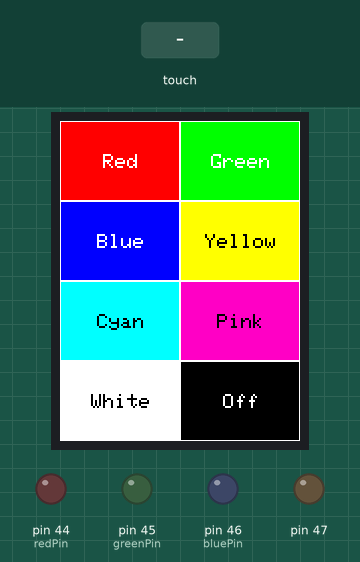
This sketch was run on a simulated Arduino Mega 2560, built with avr-gcc and run on an emulated ATmega2560. On the bench: 240×320 colour display, output pins drawn as LEDs (lit = HIGH). Inputs (shaded band) come from the test bench. What the sketch prints to the serial monitor is not drawn.

Above: at 1.5 s.
1.6 s: touch panel pressed at 13 % / 10 % of its raw x / y range
At 2.1 s:
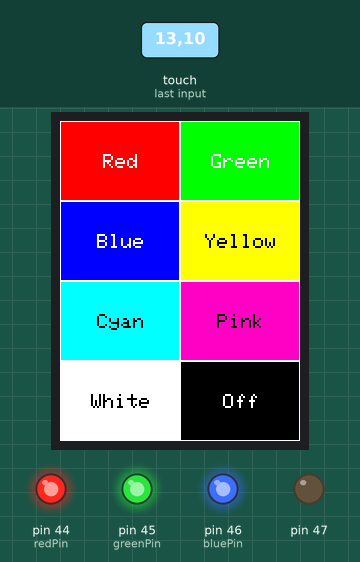
3.1 s: touch panel pressed at 13 % / 30 % of its raw x / y range
At 4.3 s:
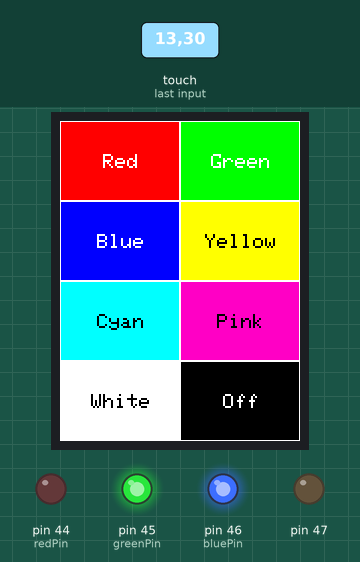
4.6 s: touch panel pressed at 62 % / 30 % of its raw x / y range
At 5.6 s:
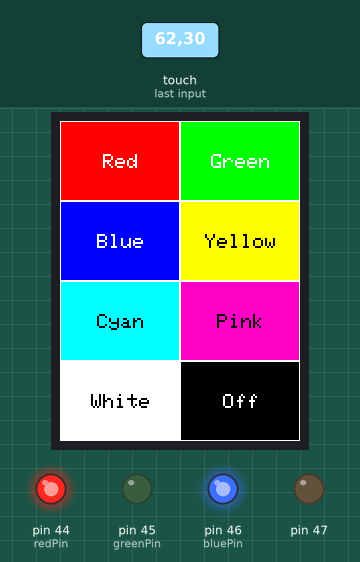
6.1 s: touch panel pressed at 13 % / 70 % of its raw x / y range
At 6.7 s:
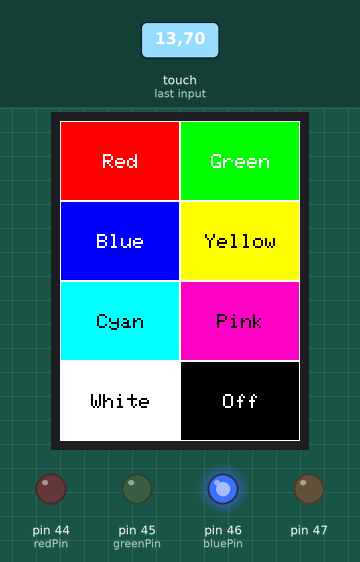
7.6 s: touch panel pressed at 62 % / 70 % of its raw x / y range
At 7.9 s:
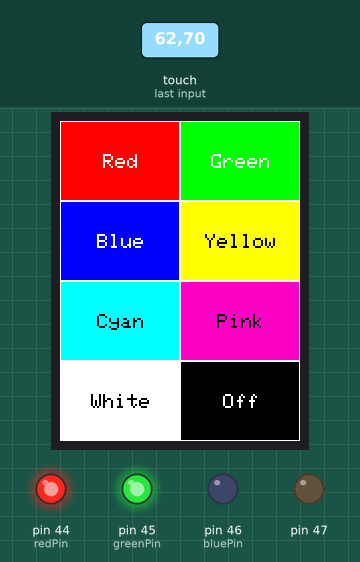
9.1 s: touch panel pressed at 13 % / 90 % of its raw x / y range
At 10.2 s:
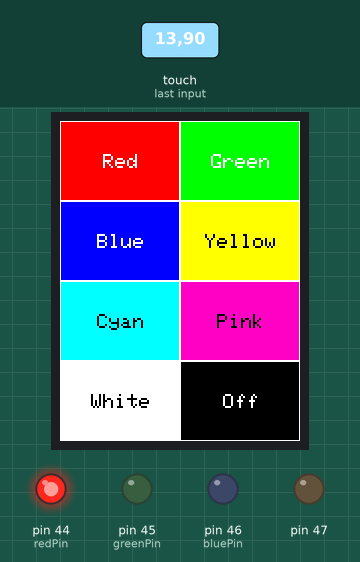
Timing chart, 0 to 11.6 s (numbered marks = the images above; inputs shaded):
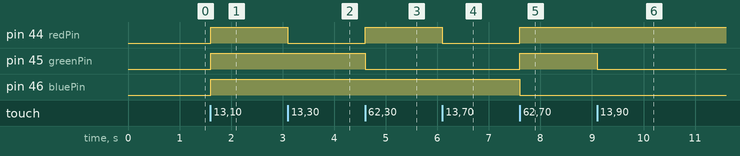

Measured:
- after the input at 1.6 s, pin 44 (redPin), pin 45 (greenPin), pin 46 (bluePin): LOW → HIGH at once
- after the input at 3.1 s, pin 44 (redPin): HIGH → LOW at once
- after the input at 4.6 s, pin 44 (redPin): LOW → HIGH at once; pin 45 (greenPin): HIGH → LOW at once
- after the input at 6.1 s, pin 44 (redPin): HIGH → LOW at once
- after the input at 7.6 s, pin 44 (redPin), pin 45 (greenPin): LOW → HIGH at once; pin 46 (bluePin): HIGH → LOW at once
- after the input at 9.1 s, pin 45 (greenPin): HIGH → LOW at once

The sketch:

TouchScreen_Thing.ino
```cpp
#include <Elegoo_GFX.h>                   // Core graphics library
#include <Elegoo_TFTLCD.h>                // Hardware-specific library
#include <TouchScreen.h>                  // Touch Support

#define TS_MINX 920
#define TS_MINY 120
#define TS_MAXX 150
#define TS_MAXY 940
#define YP A3                             // must be an analog pin, use "An" notation!
#define XM A2                             // must be an analog pin, use "An" notation!
#define YM 9                              // can be a digital pin
#define XP 8                              // can be a digital pin

TouchScreen ts = TouchScreen(XP, YP, XM, YM, 300);

// macros for color (16 bit)
#define BLACK   0x0000
#define BLUE    0x001F
#define RED     0xF800
#define GREEN   0x07E0
#define CYAN    0x07FF
#define MAGENTA 0xF81F
#define YELLOW  0xFFE0
#define WHITE   0xFFFFFF
#define PINK    0xf818

#define LCD_CS A3                         // Chip Select goes to Analog 3
#define LCD_CD A2                         // Command/Data goes to Analog 2
#define LCD_WR A1                         // LCD Write goes to Analog 1
#define LCD_RD A0                         // LCD Read goes to Analog 0
#define LCD_RESET A4                      // Can alternately just connect to Arduino's reset pin

Elegoo_TFTLCD tft(LCD_CS, LCD_CD, LCD_WR, LCD_RD, LCD_RESET);

int redPin = 44;
int greenPin = 45;
int bluePin =  46;

int colorblue[3] = {0,0,255};
int colorgreen[3] = {0, 255, 0};
int colorred[3] = {255, 0, 0};
int coloryellow[3] = {255, 255, 0};
int colorcyan[3] = {0, 255, 255};
int colorpink[3] = {255, 0, 255};
int colorwhite[3] = {255,255,255};
int coloroff[3] = {0, 0, 0};

class Rectangle {
  public:
    String colorName;
    int startx;
    int starty;
    int overx;
    int overy;
    int fillColor;
    int textColor;

  void touchCheck() {
    TSPoint p = ts.getPoint();
    if (p.x > startx && p.x < startx+overx && p.y > starty && p.y < starty+overy){
      return true;
    } else {
      return false;
    }
  }

  Rectangle(String f, int a, int b, int c, int d, int e, int g = WHITE) {
    colorName = f;
    startx = a;
    starty = b;
    overx = c;
    overy = d;
    fillColor = e;
    textColor = g;
    tft.fillRect(startx, starty, overx, overy, fillColor);
    tft.drawRect(startx, starty, overx, overy, WHITE);
    tft.setTextSize(2);
    tft.setTextColor(textColor);
    int pixelWidth=colorName.length()*6-1;
    Serial.println(pixelWidth);
    tft.setCursor((overx+2*startx)/2 - pixelWidth, (overy+2*starty)/2 - 7);
    tft.println(colorName);
  }
};
void setup() {
  pinMode(44, OUTPUT);
  pinMode(45, OUTPUT);
  pinMode(46, OUTPUT);
  pinMode(47, OUTPUT);
  Serial.begin(9600);
  tft.reset();                            // Reset LCD
  tft.begin(0x9341);                      // Initialise LCD
  tft.fillScreen(BLACK);                  // Black Background
  Rectangle red("Red",0,0,120,80, RED);        // Upper GREEN Rectange
  Rectangle green("Green",120 ,0 , 120, 80, GREEN);
  Rectangle blue("Blue", 0, 80, 120, 80, BLUE);
  Rectangle yellow("Yellow", 120, 80, 120, 80, YELLOW, BLACK);
  Rectangle cyan("Cyan", 0, 160, 120, 80, CYAN, BLACK);
  Rectangle pink("Pink", 120, 160, 120, 80, PINK, BLACK);
  Rectangle white("White", 0, 240, 120, 80, WHITE, BLACK);
  Rectangle off("Off", 120, 240, 120, 80, BLACK);
}

void setcolor(int color[3]) {
  analogWrite(redPin, color[0]);
  analogWrite(greenPin, color[1]);
  analogWrite(bluePin, color[2]);
}


int redCord[4] = {0, 0, 120, 80};
int greenCord[4]= {120, 0, 120, 80};
int blueCord[4] = {0, 80, 120, 80};
int yellowCord[4] = {120, 80, 120, 80};
int cyanCord[4] = {0, 160, 120, 80};
int pinkCord[4] = {120, 160, 120, 80};
int whiteCord[4] = {0, 240, 120, 80};
int offCord[4] = {120, 240, 120, 80};

void loop() {
  TSPoint p = ts.getPoint();
  if (p.z > 10 && p.z < 1000)             // Check touch validity
  {
    p.x = map(p.x, TS_MINX, TS_MAXX, tft.width(), 0);
    p.y = map(p.y, TS_MINY, TS_MAXY, tft.height(), 0);
    if (p.x > 0 && p.x < 240)
    {
      if (p.x > redCord[0] && p.x < redCord[0]+redCord[2] && p.y> redCord[1] && p.y< redCord[1]+redCord[3]) // Red
      {
        setcolor(colorred);
      }
      else if (p.x > greenCord[0] && p.x < greenCord[0]+greenCord[2] && p.y> greenCord[1] && p.y< greenCord[1]+greenCord[3]) // Green
      {
        setcolor(colorgreen);
      }

      else if (p.x > blueCord[0] && p.x < blueCord[0]+blueCord[2] && p.y> blueCord[1] && p.y< blueCord[1]+blueCord[3]) { // Blue
        setcolor(colorblue);
      }
      else if (p.x > yellowCord[0] && p.x < yellowCord[0]+yellowCord[2] && p.y> yellowCord[1] && p.y< yellowCord[1]+yellowCord[3]){ //Yellow
        setcolor(coloryellow);
      }
      else if (p.x > cyanCord[0] && p.x < cyanCord[0]+cyanCord[2] && p.y> cyanCord[1] && p.y< cyanCord[1]+cyanCord[3]) { // Blue
        setcolor(colorcyan);
      }
      else if (p.x > pinkCord[0] && p.x < pinkCord[0]+pinkCord[2] && p.y> pinkCord[1] && p.y< pinkCord[1]+pinkCord[3]) { // Blue
        setcolor(colorpink);
      }
      else if (p.x > whiteCord[0] && p.x < whiteCord[0]+whiteCord[2] && p.y> whiteCord[1] && p.y< whiteCord[1]+whiteCord[3]) { // Blue
        setcolor(colorwhite);
      }
      else if (p.x > offCord[0] && p.x < offCord[0]+offCord[2] && p.y> offCord[1] && p.y< offCord[1]+offCord[3]) {
        setcolor(coloroff);
      }
    }
  }
}
```
